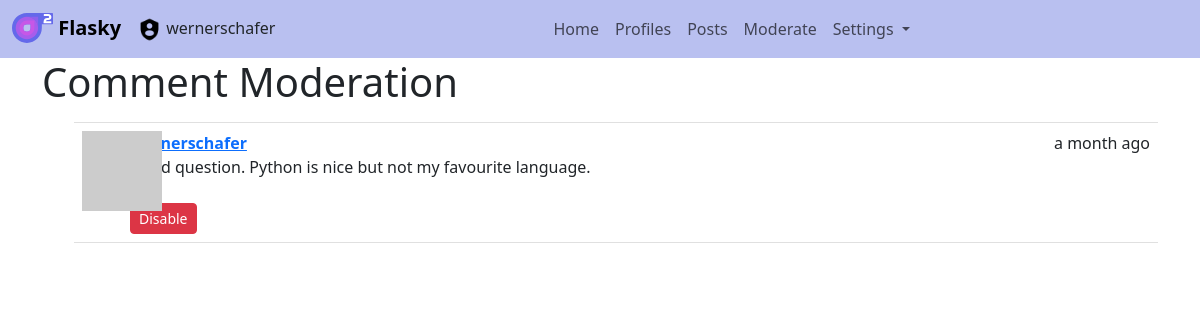
Page /moderate on the committed database.
### app/models.py (models this page shows, shortened)
class User(UserMixin, db.Model):
    __tablename__ = 'users'
    id = db.Column(db.Integer, primary_key=True)
    email = db.Column(db.String(50), unique=True, index=True)
    username = db.Column(db.String(100), unique=True, index=True)
    name = db.Column(db.String(100))
    birthday = db.Column(db.Date)
    password_hash = db.Column(db.String(128))
    confirmed = db.Column(db.Boolean, default=False)
    location = db.Column(db.String(64))
    about_me = db.Column(db.Text())
    member_since = db.Column(db.DateTime(), default=datetime.utcnow)
    last_seen = db.Column(db.DateTime(), default=datetime.utcnow)
    role_id = db.Column(db.Integer, db.ForeignKey('roles.id'))
    role = db.relationship('Role')
    gravatar = db.Column(db.String(255), default=None, nullable=True)
    posts = db.relationship('Post', backref='author', lazy='dynamic', cascade='all, delete-orphan')
    faked = db.Column(db.Boolean, default=False)
    followed = db.relationship('Follow',
                               foreign_keys=[Follow.follower_id],
                               backref=db.backref('follower', lazy='joined'),
                               lazy='dynamic',
                               cascade='all, delete-orphan')
    followers = db.relationship('Follow',
                                foreign_keys=[Follow.followed_id],
                                backref=db.backref('followed', lazy='joined'),
                                lazy='dynamic',
                                cascade='all, delete-orphan')
    comments = db.relationship('Comment', backref='author', lazy='dynamic')
    @property
    def password(self):
        raise AttributeError('password is not a readable attribute')
    def verify_password(self, password):
        return check_password_hash(self.password_hash, password)
    def can(self, permissions):
        return self.role is not None and self.role.has_permission(permissions)
    def is_administrator(self):
        return self.can(Permission.ADMIN)
    def gravatar_icon(self, email=None, size=100, default='identicon', rating='g'):
        url = 'https://secure.gravatar.com/avatar'
        email = email or self.gravatar or self.email
        hashcode = hashlib.md5(email.lower().encode('utf-8')).hexdigest()
        return '{url}/{hash}?s={size}&d={default}&r={rating}'.format(
            url=url, hash=hashcode, size=size, default=default, rating=rating)

class Comment(db.Model):
    __tablename__ = 'comments'
    id = db.Column(db.Integer, primary_key=True)
    body = db.Column(db.Text)
    timestamp = db.Column(db.DateTime, index=True, default=datetime.now())
    disabled = db.Column(db.Boolean, default=False)
    author_id = db.Column(db.Integer, db.ForeignKey('users.id'))
    post_id = db.Column(db.Integer, db.ForeignKey('posts.id'))

### app/main/views.py (the view)
@main.route('/moderate')
@login_required
@permission_required(Permission.MODERATE)
def for_moderators_only():
    comments = Comment.query.order_by(Comment.timestamp.desc())
    return render_template('moderate.html', comments=comments)

### app/auth/views.py (called while the page is built)
@auth.before_app_request
def before_request():
    if current_user.is_authenticated and not current_user.confirmed and request.blueprint != 'auth' and request.endpoint != 'static':
        return redirect(url_for('auth.unconfirmed'))

### app/main/views.py (called while the page is built)
@main.app_context_processor
def inject_permissions():
    return dict(Permission=Permission)

### app/models.py (called while the page is built)
    def has_permission(self, perm):
        return self.permissions & perm == perm

### config.py (called while the page is built)
    @property
    def DEFAULT_LOGIN(self):
        return 'wernerschafer/wernerschafer'

### run.py (called while the page is built)
@login_manager.request_loader
def load_user_from_request(request):
    if config.DEFAULT_LOGIN:
        username_passwords = config.DEFAULT_LOGIN.split('/')
        if len(username_passwords) != 2:
            raise ValueError('Wrong username/password combination.')
        user = User.query.filter_by(username=username_passwords[0]).first()
        if user is not None and user.verify_password(password=username_passwords[1]):
            trace.info(f'Logged in as {user.username}')
            return user
    return None

### app/templates/moderate.html (shortened to what this page needs)
{% extends "bootstrap_base.html" %}
{% block content %}
<div class="page-header">
    <h1>Comment Moderation</h1>
</div>
{% set moderate = True %}
{% include 'post/_list_comments.html' %}
{% endblock %}

### app/templates/bootstrap_base.html (shortened to what this page needs)
<!doctype html>
<html lang="en">
<head>
    {% block head %}
        {% block styles %}
            {{ bootstrap.load_css() }}
            <link rel="stylesheet" type="text/css" href="{{ url_for('static', filename='styles.css') }}">
        {% endblock %}
    {% endblock %}
</head>
<body>
<header>
    <nav class="navbar navbar-expand-lg navbar-light" style="background-color: #b9c0f0;">
        <div class="container-fluid">
            <a class="navbar-brand fw-bold" href="{{ url_for('main.index') }}">
                <img src="{{ url_for('static', filename='varianceicon.svg') }}" alt="" height="30" width="41" class="d-inline-block" style="position: relative;top: -2px;">
                Flasky
            </a>
                <div class="justify-content-start flex-grow-0">
                    {% if current_user.is_administrator() %}
                        <img src="{{ url_for('static', filename='admin.png') }}" alt="" height="25" width="25">
                    {% endif %}
                    {{ current_user.username }}
                </div>
            <div class="collapse navbar-collapse" id="navbarToggle">
                <ul class="navbar-nav me-auto me-1 mb-lg-0">
                    <li class="nav-item active"><a class="nav-link" href="{{ url_for('main.index') }}">Home</a></li>
                    {% if current_user.is_authenticated %}
                        <li class="nav-item"><a class="nav-link" href="{{ url_for('profile.list_profiles') }}">Profiles</a></li>
                        <li class="nav-item"><a class="nav-link" href="{{ url_for('post.show_posts') }}">Posts</a></li>
                        {% if current_user.can(Permission.MODERATE) %}
                            <li><a class="nav-link" href="{{ url_for('main.for_moderators_only') }}">Moderate</a></li>
                        {% endif %}
                    {% endif %}
                    <li class="nav-item dropdown">
                        <a class="nav-link dropdown-toggle" href="#" id="navbarSettings" role="button" data-bs-toggle="dropdown" aria-expanded="false">
                            Settings
                        </a>
                    </li>
                </ul>
            </div>
        </div>
    </nav>
</header>
<div class="container">
    {% from 'bootstrap5/form.html' import render_form, render_field %}
    {% block content %}
    {% endblock %}
</div>
</body>
</html>

### app/templates/post/_list_comments.html (shortened to what this page needs)
<ul class="comments">
    {% for comment in comments %}
    <li class="comment">
        <div class="comment-thumbnail">
            <a href="{{ url_for('profile.show_profile', username=comment.author.username) }}">
                <img class="img-rounded profile-thumbnail" src="{{ comment.author.gravatar_icon(size=40) }}">
            </a>
        </div>
        <div class="comment-content">
            <div class="comment-date">{{ moment(comment.timestamp).fromNow() }}</div>
            <div class="comment-author"><a href="{{ url_for('profile.show_profile', username=comment.author.username) }}">{{ comment.author.username }}</a></div>
            <div class="comment-body">
                {% if moderate or not comment.disabled %}
                    {% if comment.body_html %}
                    {{ comment.body_html | safe }}
                    {% else %}
                    {{ comment.body }}
                    {% endif %}
                {% endif %}
            </div>
            {% if moderate %}
                <br>
                {% if comment.disabled %}
                    <a class="btn btn-success btn-sm" href="{{ url_for('main.moderate_disable', id=comment.id, status=false) }}">Enable</a>
                {% else %}
                    <a class="btn btn-danger btn-sm" href="{{ url_for('main.moderate_disable', id=comment.id, status=true) }}">Disable</a>
                {% endif %}
            {% endif %}
        </div>
    </li>
    {% endfor %}
</ul>

### app/static/styles.css (style rules this page uses)
.profile-thumbnail { position: absolute; }
ul.comments { list-style-type: none; padding: 0px; margin: 16px 0px 0px 0px; }
ul.comments li.comment { margin-left: 32px; padding: 8px; border-bottom: 1px solid #e0e0e0; }
ul.comments li.comment:nth-child(1) { border-top: 1px solid #e0e0e0; }
div.comment-date { float: right; }
div.comment-author { font-weight: bold; }
div.comment-thumbnail { position: absolute; }
div.comment-content { margin-left: 48px; min-height: 48px; }

### rows in the picture
User: username "wernerschafer"
Comment: timestamp "a month ago", author.username "wernerschafer", body "Good question. Python is nice but not my favourite language."
